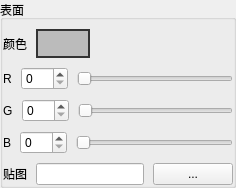
                    <widget class="QGroupBox" name="diffpanel">
                     <property name="sizePolicy">
                      <sizepolicy hsizetype="Preferred" vsizetype="Preferred">
                       <horstretch>0</horstretch>
                       <verstretch>0</verstretch>
                      </sizepolicy>
                     </property>
                     <property name="minimumSize">
                      <size>
                       <width>0</width>
                       <height>0</height>
                      </size>
                     </property>
                     <property name="baseSize">
                      <size>
                       <width>0</width>
                       <height>0</height>
                      </size>
                     </property>
                     <property name="title">
                      <string>表面</string>
                     </property>
                     <property name="flat">
                      <bool>true</bool>
                     </property>
                     <property name="checkable">
                      <bool>false</bool>
                     </property>
                     <layout class="QVBoxLayout" name="verticalLayout_5">
                      <property name="spacing">
                       <number>9</number>
                      </property>
                      <property name="leftMargin">
                       <number>0</number>
                      </property>
                      <property name="topMargin">
                       <number>9</number>
                      </property>
                      <property name="rightMargin">
                       <number>0</number>
                      </property>
                      <property name="bottomMargin">
                       <number>0</number>
                      </property>
                      <item>
                       <layout class="QHBoxLayout" name="horizontalLayout_19">
                        <item>
                         <widget class="QLabel" name="label_25">
                          <property name="text">
                           <string>颜色</string>
                          </property>
                         </widget>
                        </item>
                        <item>
                         <widget class="QPushButton" name="diffbutton">
                          <property name="styleSheet">
                           <string notr="true">border:2px solid #333333;
border-radius:0;
background-color:#bbbbbb;
width:50px;
height:25px;</string>
                          </property>
                          <property name="text">
                           <string/>
                          </property>
                         </widget>
                        </item>
                        <item>
                         <spacer name="horizontalSpacer_5">
                          <property name="orientation">
                           <enum>Qt::Horizontal</enum>
                          </property>
                          <property name="sizeHint" stdset="0">
                           <size>
                            <width>40</width>
                            <height>20</height>
                           </size>
                          </property>
                         </spacer>
                        </item>
                       </layout>
                      </item>
                      <item>
                       <layout class="QHBoxLayout" name="horizontalLayout_4">
                        <item>
                         <widget class="QLabel" name="label_3">
                          <property name="text">
                           <string>R</string>
                          </property>
                         </widget>
                        </item>
                        <item>
                         <widget class="QSpinBox" name="diffR">
                          <property name="maximum">
                           <number>255</number>
                          </property>
                          <property name="value">
                           <number>0</number>
                          </property>
                         </widget>
                        </item>
                        <item>
                         <widget class="QSlider" name="diffRslider">
                          <property name="maximum">
                           <number>255</number>
                          </property>
                          <property name="value">
                           <number>0</number>
                          </property>
                          <property name="orientation">
                           <enum>Qt::Horizontal</enum>
                          </property>
                         </widget>
                        </item>
                       </layout>
                      </item>
                      <item>
                       <layout class="QHBoxLayout" name="horizontalLayout_6">
                        <item>
                         <widget class="QLabel" name="label_4">
                          <property name="text">
                           <string>G</string>
                          </property>
                         </widget>
                        </item>
                        <item>
                         <widget class="QSpinBox" name="diffG">
                          <property name="maximum">
                           <number>255</number>
                          </property>
                          <property name="value">
                           <number>0</number>
                          </property>
                         </widget>
                        </item>
                        <item>
                         <widget class="QSlider" name="diffGslider">
                          <property name="maximum">
                           <number>255</number>
                          </property>
                          <property name="value">
                           <number>0</number>
                          </property>
                          <property name="orientation">
                           <enum>Qt::Horizontal</enum>
                          </property>
                         </widget>
                        </item>
                       </layout>
                      </item>
                      <item>
                       <layout class="QHBoxLayout" name="horizontalLayout_7">
                        <item>
                         <widget class="QLabel" name="label_5">
                          <property name="text">
                           <string>B</string>
                          </property>
                         </widget>
                        </item>
                        <item>
                         <widget class="QSpinBox" name="diffB">
                          <property name="maximum">
                           <number>255</number>
                          </property>
                          <property name="value">
                           <number>0</number>
                          </property>
                         </widget>
                        </item>
                        <item>
                         <widget class="QSlider" name="diffBslider">
                          <property name="maximum">
                           <number>255</number>
                          </property>
                          <property name="value">
                           <number>0</number>
                          </property>
                          <property name="orientation">
                           <enum>Qt::Horizontal</enum>
                          </property>
                         </widget>
                        </item>
                       </layout>
                      </item>
                      <item>
                       <layout class="QHBoxLayout" name="horizontalLayout_5">
                        <item>
                         <widget class="QLabel" name="label_2">
                          <property name="text">
                           <string>贴图</string>
                          </property>
                          <property name="buddy">
                           <cstring>difftexpath</cstring>
                          </property>
                         </widget>
                        </item>
                        <item>
                         <widget class="QLineEdit" name="difftexpath"/>
                        </item>
                        <item>
                         <widget class="QPushButton" name="difftexbutton">
                          <property name="text">
                           <string>...</string>
                          </property>
                         </widget>
                        </item>
                       </layout>
                      </item>
                     </layout>
                    </widget>
